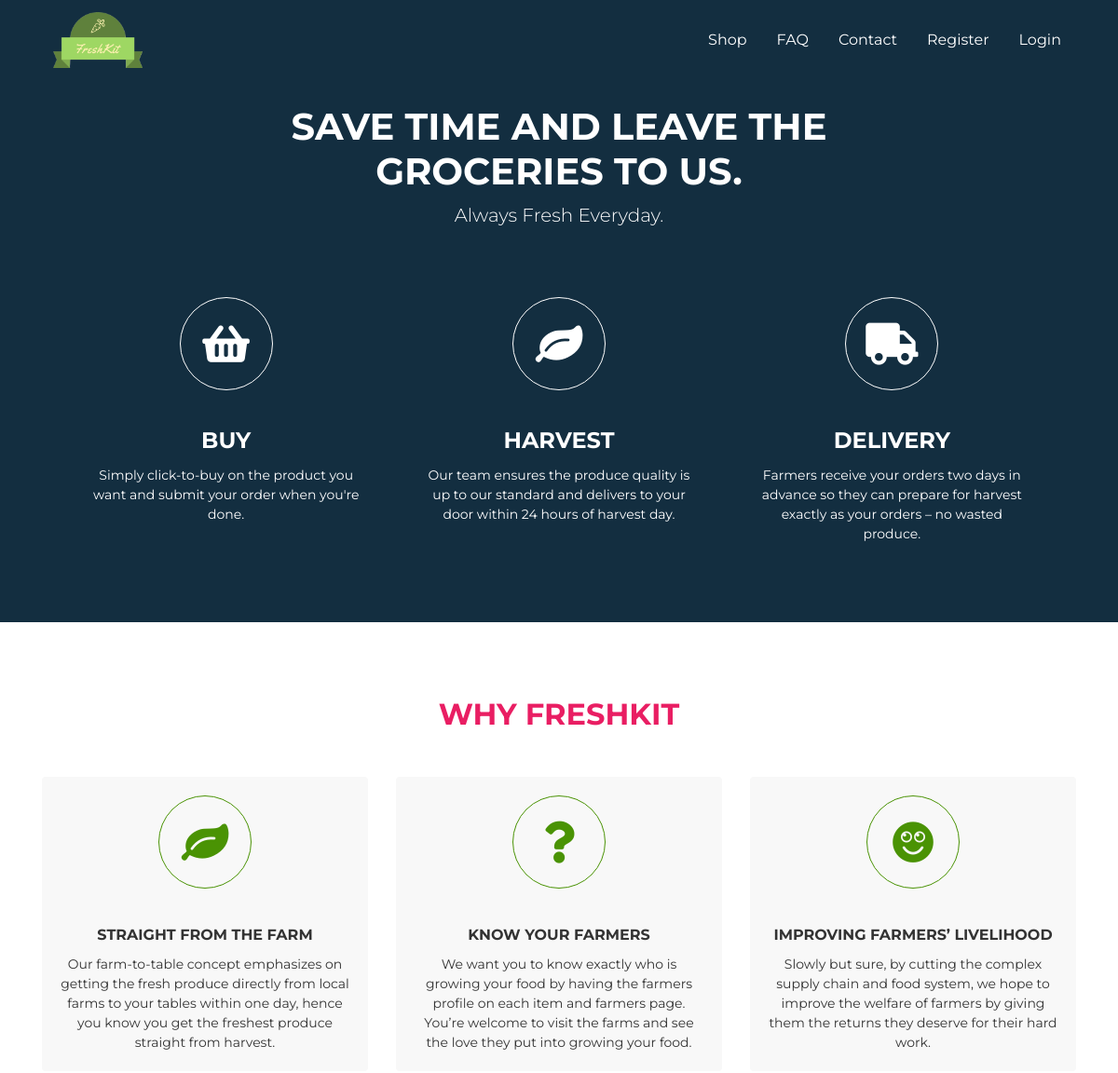
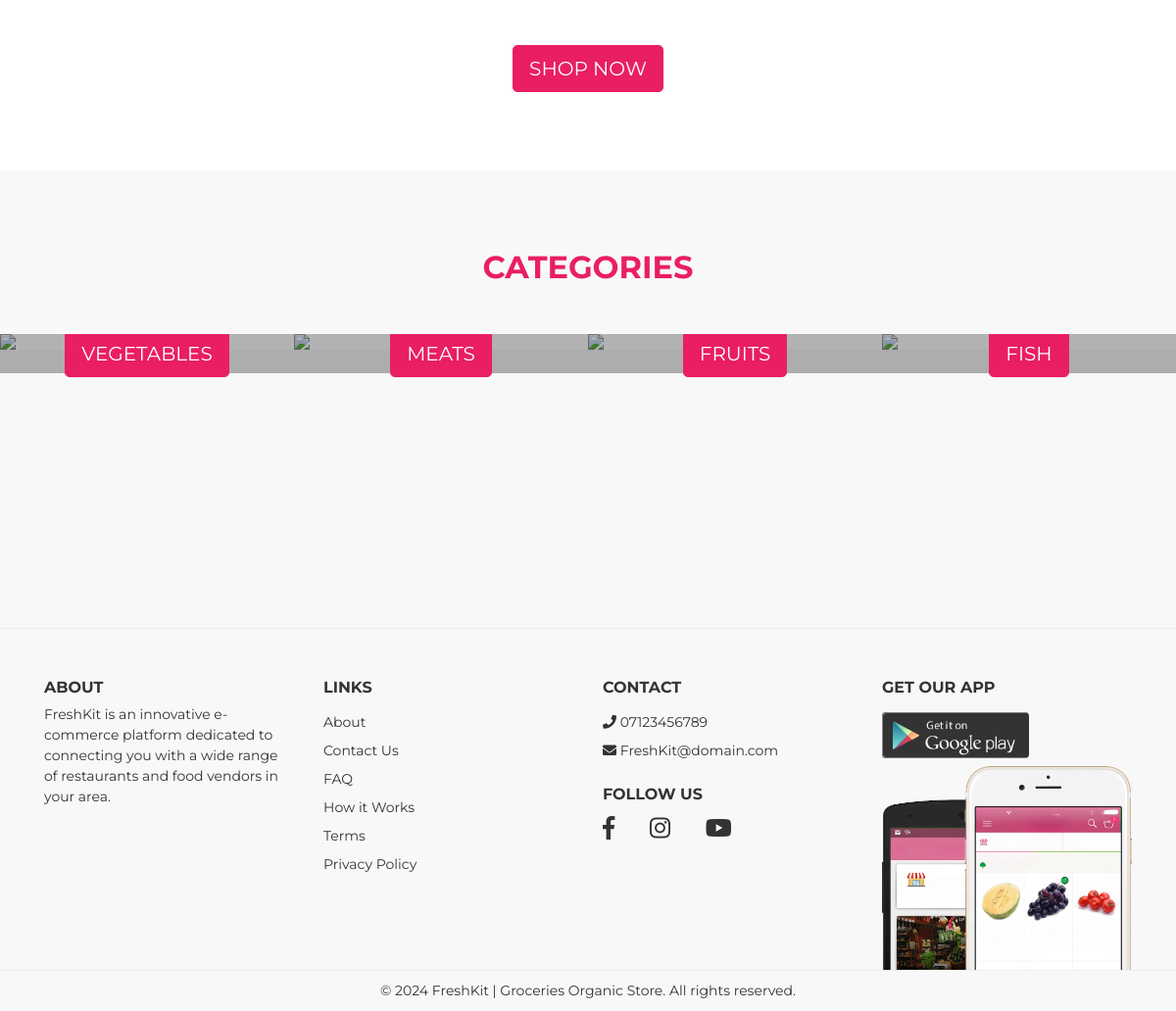
The page / on the database its author committed (2 pictures, top to bottom).
### tables this page shows
CREATE TABLE `categories` (
  `id` int(3) NOT NULL,
  `name` varchar(200) NOT NULL,
  `image` varchar(200) NOT NULL,
  `icon` varchar(200) NOT NULL,
  `description` varchar(200) NOT NULL,
  `created_at` timestamp NOT NULL DEFAULT current_timestamp()
);

### index.php (the view, shortened to what this page needs)
<?php require "includes/header.php"; ?>
<?php require "config/config.php"; ?>
<?php
    $categories = $conn->query("SELECT * FROM categories");
    $categories->execute();
    $allCategories = $categories->fetchAll(PDO::FETCH_OBJ);
?>
<div id="page-content" class="page-content">
    <div class="banner">
        <div class="jumbotron jumbotron-video text-center bg-dark mb-0 rounded-0">
            <video width="100%" preload="auto" loop autoplay muted>
                <source src='assets/media/Food slow motion.mp4' type='video/mp4' />
                <source src='assets/media/Food slow motion.webm' type='video/webm' />
            </video>
            <div class="container">
                <h1 class="pt-5">
                    Save time and leave the<br>
                    groceries to us.
                </h1>
                <p class="lead">
                    Always Fresh Everyday.
                </p>
                <div class="row">
                    <div class="col-md-4">
                        <div class="card border-0 text-center">
                            <div class="card-icon">
                                <div class="card-icon-i">
                                    <i class="fa fa-shopping-basket"></i>
                                </div>
                            </div>
                            <div class="card-body">
                                <h4 class="card-title">
                                    Buy
                                </h4>
                                <p class="card-text">
                                    Simply click-to-buy on the product you want and submit your order when you're done.
                                </p>
                            </div>
                        </div>
                    </div>
                    <div class="col-md-4">
                        <div class="card border-0 text-center">
                            <div class="card-icon">
                                <div class="card-icon-i">
                                    <i class="fas fa-leaf"></i>
                                </div>
                            </div>
                            <div class="card-body">
                                <h4 class="card-title">
                                    Harvest
                                </h4>
                                <p class="card-text">
                                    Our team ensures the produce quality is up to our standard and delivers to your door
                                    within 24 hours of harvest day.
                                </p>
                            </div>
                        </div>
                    </div>
                    <div class="col-md-4">
                        <div class="card border-0 text-center">
                            <div class="card-icon">
                                <div class="card-icon-i">
                                    <i class="fa fa-truck"></i>
                                </div>
                            </div>
                            <div class="card-body">
                                <h4 class="card-title">
                                    Delivery
                                </h4>
                                <p class="card-text">
                                    Farmers receive your orders two days in advance so they can prepare for harvest
                                    exactly as your orders – no wasted produce.
                                </p>
                            </div>
                        </div>
                    </div>
                </div>
            </div>
        </div>
    </div>
    <section id="why">
        <h2 class="title">Why FreshKit</h2>
        <div class="container">
            <div class="row">
                <div class="col-md-4">
                    <div class="card border-0 text-center gray-bg">
                        <div class="card-icon">
                            <div class="card-icon-i text-success">
                                <i class="fas fa-leaf"></i>
                            </div>
                        </div>
                        <div class="card-body">
                            <h4 class="card-title">
                                Straight from the Farm
                            </h4>
                            <p class="card-text">
                                Our farm-to-table concept emphasizes on getting the fresh produce directly from local
                                farms to your tables within one day, hence you know you get the freshest produce
                                straight from harvest.
                            </p>
                        </div>
                    </div>
                </div>
                <div class="col-md-4">
                    <div class="card border-0 text-center gray-bg">
                        <div class="card-icon">
                            <div class="card-icon-i text-success">
                                <i class="fa fa-question"></i>
                            </div>
                        </div>
                        <div class="card-body">
                            <h4 class="card-title">
                                Know Your Farmers
                            </h4>
                            <p class="card-text">
                                We want you to know exactly who is growing your food by having the farmers profile on
                                each item and farmers page. You’re welcome to visit the farms and see the love they put
                                into growing your food.
                            </p>
                        </div>
                    </div>
                </div>
                <div class="col-md-4">
                    <div class="card border-0 text-center gray-bg">
                        <div class="card-icon">
                            <div class="card-icon-i text-success">
                                <i class="fas fa-smile"></i>
                            </div>
                        </div>
                        <div class="card-body">
                            <h4 class="card-title">
                                Improving Farmers’ Livelihood
                            </h4>
                            <p class="card-text">
                                Slowly but sure, by cutting the complex supply chain and food system, we hope to improve
                                the welfare of farmers by giving them the returns they deserve for their hard work.
                            </p>
                        </div>
                    </div>
                </div>
                <div class="col-md-12 mt-5 text-center">
                    <a href="shop.php" class="btn btn-primary btn-lg">SHOP NOW</a>
                </div>
            </div>
        </div>
    </section>
    <section id="categories" class="pb-0 gray-bg">
        <h2 class="title">Categories</h2>
        <div class="landing-categories owl-carousel">
            <?php foreach ($allCategories as $category) :
            ?>
            <div class="item">
                <div class="card rounded-0 border-0 text-center">
                    <div class="card-img-overlay d-flex align-items-center justify-content-center">
                        <a href="shop.php" class="btn btn-primary btn-lg"><?php echo $category->name ;?></a>
                    </div>
                </div>
            </div>
            <?php endforeach; ?>
        </div>
    </section>
</div>
<?php require "includes/footer.php"; ?>

### assets/packages/o2system-ui/o2system-ui.css (style rules this page uses)
.bg-dark { background:#132e40 !important }
body { color:#333;font-size:14px;font-family:"Oxygen", "Helvetica Neue", Arial, sans-serif }
a { text-decoration:none !important;outline:0 !important }
input,select,.btn,.form-control,.dropdown-menu,.input-group-text { font-size:0.8rem }
.btn-lg,.btn-group-lg>.btn,.form-control-lg { font-size:1.25rem }
.btn-primary { color:#FFF;background-color:#3783b5;border-color:#3783b5 }
.card .card-img-overlay { color:#fff;background:rgba(0,0,0,0.3) }
.card .card-icon { text-align:center;padding:20px 0 }
.card .card-icon .card-icon-i { margin:0 auto;width:100px;height:100px;overflow:hidden;border-radius:50%;text-align:center;border:1px solid rgba(0,0,0,0.125) }
.card .card-icon .card-icon-i i,.card .card-icon .card-icon-i span { font-size:45px;line-height:100px }
.jumbotron { padding:4rem }
.jumbotron.jumbotron-video { position:relative;z-index:2;overflow:hidden }
.jumbotron.jumbotron-video video { position:absolute;top:0;right:0;bottom:0;left:0;overflow:hidden;z-index:1;width:100% }
.jumbotron.jumbotron-video h1,.jumbotron.jumbotron-video p { z-index:5;position:relative;color:#FFF }

### assets/css/theme.css (style rules this page uses)
body { color: #333333; font-size: 14px; font-family: "Montserrat", "Helvetica Neue", Arial, sans-serif; background: #fff; }
h1, h2, h3, h4, h5, h6 { text-transform: uppercase !important; font-weight: 700 !important; }
.btn-primary { background: #E91E63; border-color: #E91E63; }
.gray-bg { background: #f8f8f8; }
section { padding: 80px 0; }
section .card-title { font-size: 1rem; }
.title { text-align: center; color: #E91E63; margin-bottom: 3rem; }
.text-success { color: #4A9304 !important; }
.banner .jumbotron { margin-bottom: 0; }
.banner .jumbotron .container { position: relative; z-index: 5; }
.banner .jumbotron .container .card { margin-top: 2.3rem; z-index: 5; background-color: transparent; }
.banner .jumbotron .container .card .card-icon .card-icon-i { border-color: #FFF; color: #FFF; }
.banner .jumbotron .container .card .card-icon .card-icon-i i { color: #FFF; }
.banner .jumbotron .container .card .card-body .card-title { color: #FFF; text-transform: uppercase; }
.card .card-icon-i.text-success { border-color: #4A9304; }

### rows shown on the page
categories: name "VEGETABLES"
categories: name "MEATS"
categories: name "FRUITS"
categories: name "FISH"
